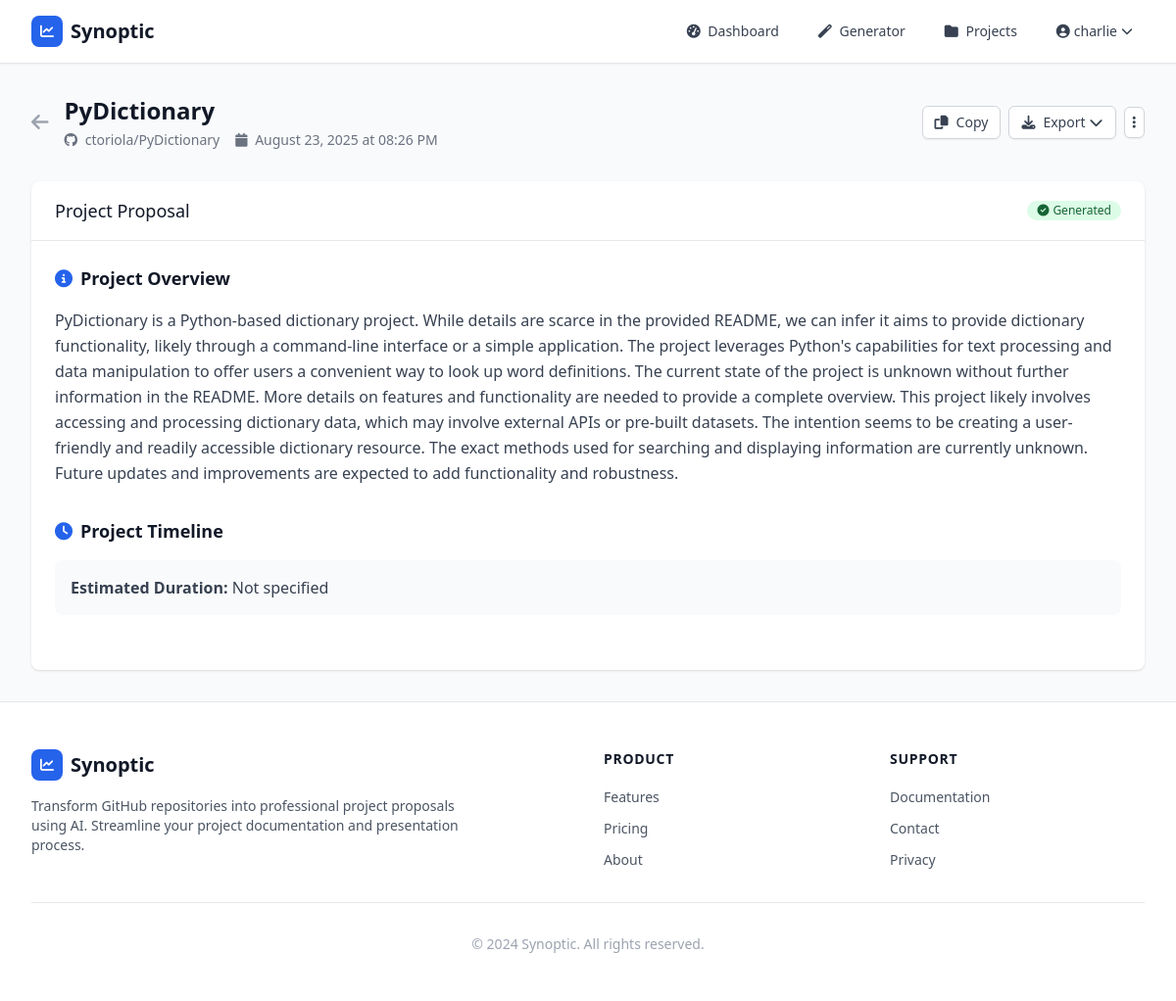
The app's page /dashboard/projects/2 (signed in) with its own data.
### models.py (models this page shows, shortened)
class User(UserMixin, db.Model):
    id = db.Column(db.Integer, primary_key=True)
    username = db.Column(db.String(80), unique=True, nullable=False)
    email = db.Column(db.String(120), unique=True, nullable=False)
    password_hash = db.Column(db.String(255), nullable=False)
    created_at = db.Column(db.DateTime, default=datetime.utcnow)
    is_admin = db.Column(db.Boolean, default=False)
    is_active = db.Column(db.Boolean, default=True)
    projects = db.relationship('Project', backref='user', lazy=True, cascade='all, delete-orphan')

class Project(db.Model):
    id = db.Column(db.Integer, primary_key=True)
    title = db.Column(db.String(200), nullable=False)
    repo_url = db.Column(db.String(500), nullable=False)
    repo_owner = db.Column(db.String(100), nullable=False)
    repo_name = db.Column(db.String(100), nullable=False)
    proposal_data_json = db.Column(db.Text)
    introduction = db.Column(db.Text)
    problem_statement = db.Column(db.Text)
    solution = db.Column(db.Text)
    target_audience = db.Column(db.Text)
    technology_stack = db.Column(db.Text)
    future_scope = db.Column(db.Text)
    created_at = db.Column(db.DateTime, default=datetime.utcnow)
    updated_at = db.Column(db.DateTime, default=datetime.utcnow, onupdate=datetime.utcnow)
    user_id = db.Column(db.Integer, db.ForeignKey('user.id'), nullable=False)
    @property
    def proposal_data(self):
        if self.proposal_data_json:
            try:
                return json.loads(self.proposal_data_json)
            except json.JSONDecodeError:
                return None
        return None

### dashboard.py (the view)
@dashboard_bp.route('/projects/<int:project_id>')
@login_required
def project_detail(project_id):
    project = Project.query.filter_by(id=project_id, user_id=current_user.id).first_or_404()
    return render_template('dashboard/project_detail.html', project=project)

### templates/dashboard/project_detail.html (shortened to what this page needs)
{% extends "base.html" %}
{% block content %}
<div class="max-w-7xl mx-auto px-4 sm:px-6 lg:px-8 py-8">
    <div class="flex items-center justify-between mb-8">
        <div class="flex items-center space-x-4">
            <a href="{{ url_for('dashboard.projects') }}"
               class="text-gray-400 hover:text-gray-600"
               data-tooltip="Back to Projects">
                <i class="fas fa-arrow-left text-xl"></i>
            </a>
            <div>
                <h1 class="text-2xl font-bold text-gray-900">{{ project.title }}</h1>
                <div class="flex items-center space-x-4 mt-1">
                    <p class="text-sm text-gray-500">
                        <i class="fab fa-github mr-1"></i>
                        <a href="{{ project.repo_url }}" target="_blank" class="hover:text-primary-600">
                            {{ project.repo_owner }}/{{ project.repo_name }}
                        </a>
                    </p>
                    <p class="text-sm text-gray-500">
                        <i class="fas fa-calendar mr-1"></i>
                        {{ project.created_at.strftime('%B %d, %Y at %I:%M %p') }}
                    </p>
                </div>
            </div>
        </div>
        <div class="flex items-center space-x-2">
            <button onclick="copyProposal()"
                    class="inline-flex items-center px-3 py-2 border border-gray-300 shadow-sm text-sm leading-4 font-medium rounded-md text-gray-700 bg-white hover:bg-gray-50 focus:outline-none focus:ring-2 focus:ring-offset-2 focus:ring-primary-500">
                <i class="fas fa-copy mr-2"></i>
                Copy
            </button>
            <div class="relative group">
                <button class="inline-flex items-center px-3 py-2 border border-gray-300 shadow-sm text-sm leading-4 font-medium rounded-md text-gray-700 bg-white hover:bg-gray-50 focus:outline-none focus:ring-2 focus:ring-offset-2 focus:ring-primary-500">
                    <i class="fas fa-download mr-2"></i>
                    Export
                    <i class="fas fa-chevron-down ml-1"></i>
                </button>
            </div>
            <div class="relative group">
                <button class="inline-flex items-center p-2 border border-gray-300 shadow-sm text-sm leading-4 font-medium rounded-md text-gray-700 bg-white hover:bg-gray-50 focus:outline-none focus:ring-2 focus:ring-offset-2 focus:ring-primary-500">
                    <i class="fas fa-ellipsis-v"></i>
                </button>
            </div>
        </div>
    </div>
    <div class="bg-white shadow rounded-lg">
        <div class="px-6 py-4 border-b border-gray-200">
            <div class="flex items-center justify-between">
                <h2 class="text-lg font-medium text-gray-900">Project Proposal</h2>
                <span class="inline-flex items-center px-2.5 py-0.5 rounded-full text-xs font-medium bg-green-100 text-green-800">
                    <i class="fas fa-check-circle mr-1"></i>
                    Generated
                </span>
            </div>
        </div>
        <div class="px-6 py-6">
            {% if project.proposal_data %}
                {% set proposal = project.proposal_data %}
                {% if proposal.project_overview %}
                <div class="mb-8">
                    <h3 class="text-lg font-semibold text-gray-900 mb-4 flex items-center">
                        <i class="fas fa-info-circle text-primary-600 mr-2"></i>
                        Project Overview
                    </h3>
                    <div class="prose max-w-none">
                        <p class="text-gray-700 leading-relaxed">{{ proposal.project_overview }}</p>
                    </div>
                </div>
                {% endif %}
                {% if proposal.timeline %}
                <div class="mb-8">
                    <h3 class="text-lg font-semibold text-gray-900 mb-4 flex items-center">
                        <i class="fas fa-clock text-primary-600 mr-2"></i>
                        Project Timeline
                    </h3>
                    <div class="bg-gray-50 rounded-lg p-4">
                        <p class="text-gray-700">
                            <strong>Estimated Duration:</strong> {{ proposal.timeline }}
                        </p>
                    </div>
                </div>
                {% endif %}
            {% endif %}
        </div>
    </div>
</div>
{% endblock %}

### templates/base.html (shortened to what this page needs)
<!DOCTYPE html>
<html lang="en">
<head>
    <script src="https://cdn.tailwindcss.com"></script>
    <link rel="stylesheet" href="{{ url_for('static', filename='css/main.css') }}">
    <link rel="stylesheet" href="https://cdnjs.cloudflare.com/ajax/libs/font-awesome/6.4.0/css/all.min.css">
</head>
<body class="bg-gray-50 min-h-screen">
    <nav class="bg-white shadow-sm border-b border-gray-200">
        <div class="max-w-7xl mx-auto px-4 sm:px-6 lg:px-8">
            <div class="flex justify-between h-16">
                <div class="flex items-center">
                    <a href="{{ url_for('main.index') }}" class="flex items-center space-x-2">
                        <div class="w-8 h-8 bg-primary-600 rounded-lg flex items-center justify-center">
                            <i class="fas fa-chart-line text-white text-sm"></i>
                        </div>
                        <span class="text-xl font-bold text-gray-900">Synoptic</span>
                    </a>
                </div>
                <div class="flex items-center space-x-4">
                    {% if current_user.is_authenticated %}
                        <a href="{{ url_for('dashboard.index') }}" class="text-gray-700 hover:text-primary-600 px-3 py-2 rounded-md text-sm font-medium">
                            <i class="fas fa-tachometer-alt mr-1"></i> Dashboard
                        </a>
                        <a href="{{ url_for('dashboard.generator') }}" class="text-gray-700 hover:text-primary-600 px-3 py-2 rounded-md text-sm font-medium">
                            <i class="fas fa-magic mr-1"></i> Generator
                        </a>
                        <a href="{{ url_for('dashboard.projects') }}" class="text-gray-700 hover:text-primary-600 px-3 py-2 rounded-md text-sm font-medium">
                            <i class="fas fa-folder mr-1"></i> Projects
                        </a>
                        <div class="relative group">
                            <button class="flex items-center space-x-1 text-gray-700 hover:text-primary-600 px-3 py-2 rounded-md text-sm font-medium">
                                <i class="fas fa-user-circle"></i>
                                <span>{{ current_user.username }}</span>
                                <i class="fas fa-chevron-down text-xs"></i>
                            </button>
                        </div>
                    {% endif %}
                </div>
            </div>
        </div>
    </nav>
    <main>
        {% block content %}{% endblock %}
    </main>
    <footer class="bg-white border-t border-gray-200 mt-auto">
        <div class="max-w-7xl mx-auto py-12 px-4 sm:px-6 lg:px-8">
            <div class="grid grid-cols-1 md:grid-cols-4 gap-8">
                <div class="col-span-1 md:col-span-2">
                    <div class="flex items-center space-x-2 mb-4">
                        <div class="w-8 h-8 bg-primary-600 rounded-lg flex items-center justify-center">
                            <i class="fas fa-chart-line text-white text-sm"></i>
                        </div>
                        <span class="text-xl font-bold text-gray-900">Synoptic</span>
                    </div>
                    <p class="text-gray-600 text-sm max-w-md">
                        Transform GitHub repositories into professional project proposals using AI.
                        Streamline your project documentation and presentation process.
                    </p>
                </div>
                <div>
                    <h3 class="text-sm font-semibold text-gray-900 tracking-wider uppercase mb-4">Product</h3>
                    <ul class="space-y-2">
                        <li><a href="{{ url_for('main.features') }}" class="text-gray-600 hover:text-primary-600 text-sm">Features</a></li>
                        <li><a href="{{ url_for('main.pricing') }}" class="text-gray-600 hover:text-primary-600 text-sm">Pricing</a></li>
                        <li><a href="{{ url_for('main.about') }}" class="text-gray-600 hover:text-primary-600 text-sm">About</a></li>
                    </ul>
                </div>
                <div>
                    <h3 class="text-sm font-semibold text-gray-900 tracking-wider uppercase mb-4">Support</h3>
                    <ul class="space-y-2">
                        <li><a href="#" class="text-gray-600 hover:text-primary-600 text-sm">Documentation</a></li>
                        <li><a href="#" class="text-gray-600 hover:text-primary-600 text-sm">Contact</a></li>
                        <li><a href="#" class="text-gray-600 hover:text-primary-600 text-sm">Privacy</a></li>
                    </ul>
                </div>
            </div>
            <div class="mt-8 pt-8 border-t border-gray-200">
                <p class="text-center text-gray-400 text-sm">
                    © 2024 Synoptic. All rights reserved.
                </p>
            </div>
        </div>
    </footer>
</body>
</html>

### static/css/main.css (style rules this page uses)
:root { --primary-50: #eff6ff; --primary-100: #dbeafe; --primary-200: #bfdbfe; --primary-300: #93c5fd; --primary-400: #60a5fa; --primary-500: #3b82f6; --primary-600: #2563eb; --primary-700: #1d4ed8; --primary-800: #1e40af; --primary-900: #1e3a8a; }
.bg-primary-600 { background-color: var(--primary-600); }
.text-primary-600 { color: var(--primary-600); }

### records on screen
User: username "charlie"
Project: title "PyDictionary", repo_owner "ctoriola", repo_name "PyDictionary", created_at "August 23, 2025 at 08:26 PM", project_overview "PyDictionary is a Python-based dictionary project. While details are scarce in the provided README, we can infer it aims to provide dictionary functionality, likely through a command-line interface or a simple application. The project leverages Python's capabilities for text processing and data manipulation to offer users a convenient way to look up word definitions. The current state of the project is unknown without further information in the README. More details on features and functionality are needed to provide a complete overview. This project likely involves accessing and processing dictionary data, which may involve external APIs or pre-built datasets. The intention seems to be…"

### other values on screen
{{ proposal.timeline }} "Not specified"
